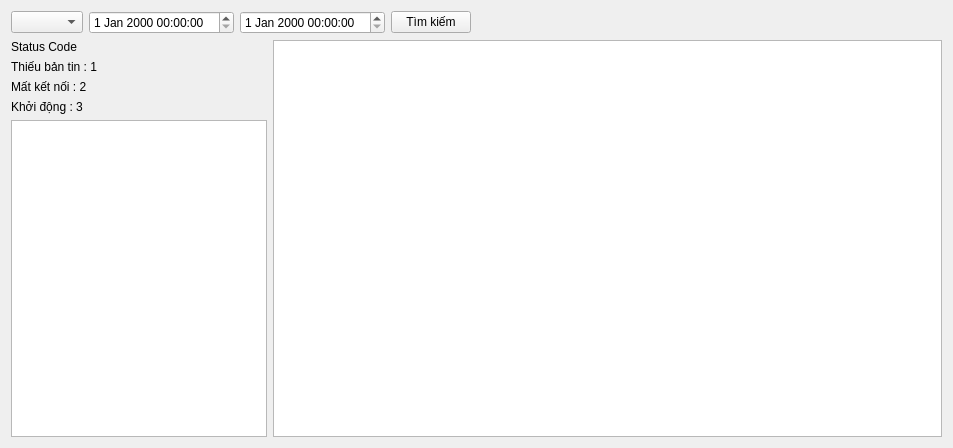
<?xml version="1.0" encoding="UTF-8"?>
<ui version="4.0">
 <class>Filter</class>
 <widget class="QWidget" name="Filter">
  <property name="geometry">
   <rect>
    <x>0</x>
    <y>0</y>
    <width>953</width>
    <height>448</height>
   </rect>
  </property>
  <property name="sizePolicy">
   <sizepolicy hsizetype="Maximum" vsizetype="Preferred">
    <horstretch>0</horstretch>
    <verstretch>0</verstretch>
   </sizepolicy>
  </property>
  <property name="windowTitle">
   <string>Form</string>
  </property>
  <property name="layoutDirection">
   <enum>Qt::LeftToRight</enum>
  </property>
  <layout class="QGridLayout" name="gridLayout">
   <item row="0" column="0">
    <layout class="QVBoxLayout" name="verticalLayout_3">
     <item>
      <layout class="QHBoxLayout" name="horizontalLayout_3">
       <item>
        <layout class="QHBoxLayout" name="horizontalLayout_2">
         <item>
          <widget class="QComboBox" name="nozzleID"/>
         </item>
         <item>
          <widget class="QDateTimeEdit" name="dateTimeBegin"/>
         </item>
         <item>
          <widget class="QDateTimeEdit" name="dateTimeFinish"/>
         </item>
        </layout>
       </item>
       <item>
        <widget class="QPushButton" name="pushQuery">
         <property name="text">
          <string>Tìm kiếm</string>
         </property>
        </widget>
       </item>
       <item>
        <spacer name="horizontalSpacer_2">
         <property name="orientation">
          <enum>Qt::Horizontal</enum>
         </property>
         <property name="sizeHint" stdset="0">
          <size>
           <width>40</width>
           <height>20</height>
          </size>
         </property>
        </spacer>
       </item>
      </layout>
     </item>
     <item>
      <layout class="QFormLayout" name="formLayout">
       <item row="0" column="0">
        <layout class="QVBoxLayout" name="verticalLayout_2">
         <property name="spacing">
          <number>6</number>
         </property>
         <property name="sizeConstraint">
          <enum>QLayout::SetNoConstraint</enum>
         </property>
         <item>
          <layout class="QHBoxLayout" name="horizontalLayout">
           <item>
            <layout class="QVBoxLayout" name="verticalLayout">
             <item>
              <widget class="QLabel" name="label">
               <property name="text">
                <string>Status Code</string>
               </property>
              </widget>
             </item>
             <item>
              <widget class="QLabel" name="label_2">
               <property name="text">
                <string>Thiếu bản tin : 1</string>
               </property>
              </widget>
             </item>
             <item>
              <widget class="QLabel" name="label_3">
               <property name="text">
                <string>Mất kết nối : 2</string>
               </property>
              </widget>
             </item>
             <item>
              <widget class="QLabel" name="label_4">
               <property name="text">
                <string>Khởi động : 3</string>
               </property>
              </widget>
             </item>
            </layout>
           </item>
           <item>
            <spacer name="horizontalSpacer">
             <property name="orientation">
              <enum>Qt::Horizontal</enum>
             </property>
             <property name="sizeHint" stdset="0">
              <size>
               <width>40</width>
               <height>20</height>
              </size>
             </property>
            </spacer>
           </item>
          </layout>
         </item>
         <item>
          <widget class="QTableView" name="total">
           <property name="enabled">
            <bool>true</bool>
           </property>
           <property name="sizePolicy">
            <sizepolicy hsizetype="Preferred" vsizetype="Expanding">
             <horstretch>0</horstretch>
             <verstretch>0</verstretch>
            </sizepolicy>
           </property>
           <property name="maximumSize">
            <size>
             <width>16777215</width>
             <height>16777214</height>
            </size>
           </property>
           <property name="baseSize">
            <size>
             <width>0</width>
             <height>0</height>
            </size>
           </property>
          </widget>
         </item>
        </layout>
       </item>
       <item row="0" column="1">
        <widget class="QTableView" name="logAfterFilter"/>
       </item>
      </layout>
     </item>
    </layout>
   </item>
  </layout>
 </widget>
 <resources/>
 <connections/>
</ui>
